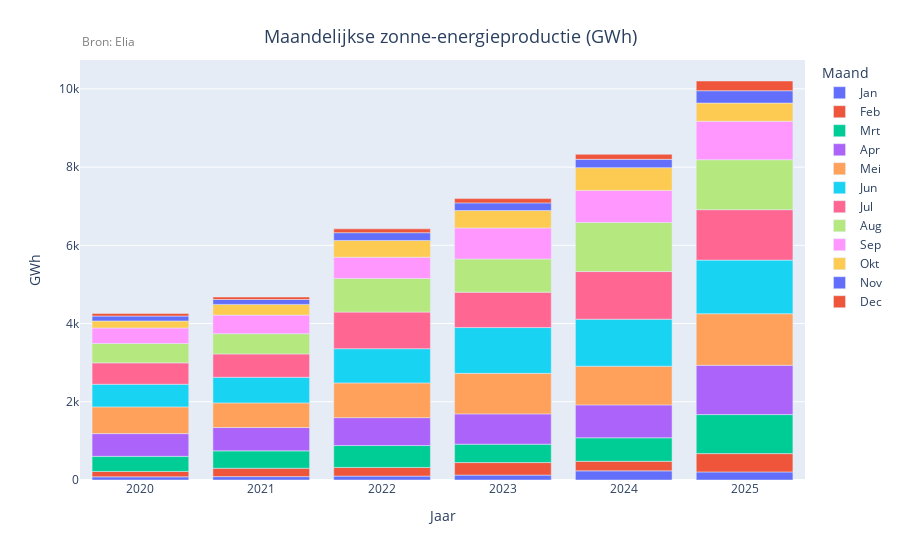

The code cell stored with this chart in its notebook:
### Code cell
vt.plot_interactive(energytype="solar",lang=lang, short=short,layout="years")

### Figure 1 — Plotly figure (JSON) as saved in the notebook; plotly's stock layout.template omitted (floating-point values rounded to 4 significant figures)
{"data": [{"hovertemplate": "Maand=Jan<br>Jaar=%{x}<br>GWh=%{y}<extra></extra>", "legendgroup": "Jan", "marker": {"color": "#636efa", "pattern": {"shape": ""}}, "name": "Jan", "orientation": "v", "showlegend": true, "textposition": "auto", "type": "bar", "x": [2020, 2021, 2022, 2023, 2024, 2025], "xaxis": "x", "y": [81.23, 86.34, 99.23, 125.1, 233.9, 206.4], "yaxis": "y"}, {"hovertemplate": "Maand=Feb<br>Jaar=%{x}<br>GWh=%{y}<extra></extra>", "legendgroup": "Feb", "marker": {"color": "#EF553B", "pattern": {"shape": ""}}, "name": "Feb", "orientation": "v", "showlegend": true, "textposition": "auto", "type": "bar", "x": [2020, 2021, 2022, 2023, 2024, 2025], "xaxis": "x", "y": [137.9, 214.0, 221.6, 320.4, 243.9, 468.2], "yaxis": "y"}, {"hovertemplate": "Maand=Mrt<br>Jaar=%{x}<br>GWh=%{y}<extra></extra>", "legendgroup": "Mrt", "marker": {"color": "#00cc96", "pattern": {"shape": ""}}, "name": "Mrt", "orientation": "v", "showlegend": true, "textposition": "auto", "type": "bar", "x": [2020, 2021, 2022, 2023, 2024, 2025], "xaxis": "x", "y": [385.8, 444.9, 559.5, 470.6, 601.0, 997.7], "yaxis": "y"}, {"hovertemplate": "Maand=Apr<br>Jaar=%{x}<br>GWh=%{y}<extra></extra>", "legendgroup": "Apr", "marker": {"color": "#ab63fa", "pattern": {"shape": ""}}, "name": "Apr", "orientation": "v", "showlegend": true, "textposition": "auto", "type": "bar", "x": [2020, 2021, 2022, 2023, 2024, 2025], "xaxis": "x", "y": [581.0, 596.5, 714.0, 773.9, 841.5, 1260.0], "yaxis": "y"}, {"hovertemplate": "Maand=Mei<br>Jaar=%{x}<br>GWh=%{y}<extra></extra>", "legendgroup": "Mei", "marker": {"color": "#FFA15A", "pattern": {"shape": ""}}, "name": "Mei", "orientation": "v", "showlegend": true, "textposition": "auto", "type": "bar", "x": [2020, 2021, 2022, 2023, 2024, 2025], "xaxis": "x", "y": [683.3, 629.8, 887.5, 1036.0, 988.5, 1319.0], "yaxis": "y"}, {"hovertemplate": "Maand=Jun<br>Jaar=%{x}<br>GWh=%{y}<extra></extra>", "legendgroup": "Jun", "marker": {"color": "#19d3f3", "pattern": {"shape": ""}}, "name": "Jun", "orientation": "v", "showlegend": true, "textposition": "auto", "type": "bar", "x": [2020, 2021, 2022, 2023, 2024, 2025], "xaxis": "x", "y": [577.6, 654.7, 874.7, 1170.0, 1202.0, 1370.0], "yaxis": "y"}, {"hovertemplate": "Maand=Jul<br>Jaar=%{x}<br>GWh=%{y}<extra></extra>", "legendgroup": "Jul", "marker": {"color": "#FF6692", "pattern": {"shape": ""}}, "name": "Jul", "orientation": "v", "showlegend": true, "textposition": "auto", "type": "bar", "x": [2020, 2021, 2022, 2023, 2024, 2025], "xaxis": "x", "y": [547.6, 596.6, 935.7, 905.4, 1218.0, 1289.0], "yaxis": "y"}, {"hovertemplate": "Maand=Aug<br>Jaar=%{x}<br>GWh=%{y}<extra></extra>", "legendgroup": "Aug", "marker": {"color": "#B6E880", "pattern": {"shape": ""}}, "name": "Aug", "orientation": "v", "showlegend": true, "textposition": "auto", "type": "bar", "x": [2020, 2021, 2022, 2023, 2024, 2025], "xaxis": "x", "y": [494.8, 517.2, 859.3, 848.4, 1254.0, 1277.0], "yaxis": "y"}, {"hovertemplate": "Maand=Sep<br>Jaar=%{x}<br>GWh=%{y}<extra></extra>", "legendgroup": "Sep", "marker": {"color": "#FF97FF", "pattern": {"shape": ""}}, "name": "Sep", "orientation": "v", "showlegend": true, "textposition": "auto", "type": "bar", "x": [2020, 2021, 2022, 2023, 2024, 2025], "xaxis": "x", "y": [396.6, 475.4, 544.6, 793.6, 819.9, 984.1], "yaxis": "y"}, {"hovertemplate": "Maand=Okt<br>Jaar=%{x}<br>GWh=%{y}<extra></extra>", "legendgroup": "Okt", "marker": {"color": "#FECB52", "pattern": {"shape": ""}}, "name": "Okt", "orientation": "v", "showlegend": true, "textposition": "auto", "type": "bar", "x": [2020, 2021, 2022, 2023, 2024, 2025], "xaxis": "x", "y": [180.0, 273.9, 427.4, 443.8, 581.5, 464.3], "yaxis": "y"}, {"hovertemplate": "Maand=Nov<br>Jaar=%{x}<br>GWh=%{y}<extra></extra>", "legendgroup": "Nov", "marker": {"color": "#636efa", "pattern": {"shape": ""}}, "name": "Nov", "orientation": "v", "showlegend": true, "textposition": "auto", "type": "bar", "x": [2020, 2021, 2022, 2023, 2024, 2025], "xaxis": "x", "y": [125.6, 125.1, 198.3, 196.4, 212.9, 315.6], "yaxis": "y"}, {"hovertemplate": "Maand=Dec<br>Jaar=%{x}<br>GWh=%{y}<extra></extra>", "legendgroup": "Dec", "marker": {"color": "#EF553B", "pattern": {"shape": ""}}, "name": "Dec", "orientation": "v", "showlegend": true, "textposition": "auto", "type": "bar", "x": [2020, 2021, 2022, 2023, 2024, 2025], "xaxis": "x", "y": [65.8, 63.57, 97.87, 110.1, 128.7, 248.4], "yaxis": "y"}], "layout": {"annotations": [{"font": {"color": "gray", "size": 12}, "showarrow": false, "text": "Bron: Elia", "x": 0, "xanchor": "left", "xref": "paper", "y": 1.02, "yanchor": "bottom", "yref": "paper"}], "barmode": "relative", "hovermode": "closest", "legend": {"title": {"text": "Maand"}, "tracegroupgap": 0}, "margin": {"t": 60}, "title": {"font": {"size": 18}, "text": "Maandelijkse zonne-energieproductie (GWh)", "x": 0.5, "xanchor": "center", "yanchor": "top"}, "xaxis": {"anchor": "y", "domain": [0, 1], "title": {"text": "Jaar"}}, "yaxis": {"anchor": "x", "domain": [0, 1], "title": {"text": "GWh"}}}}
